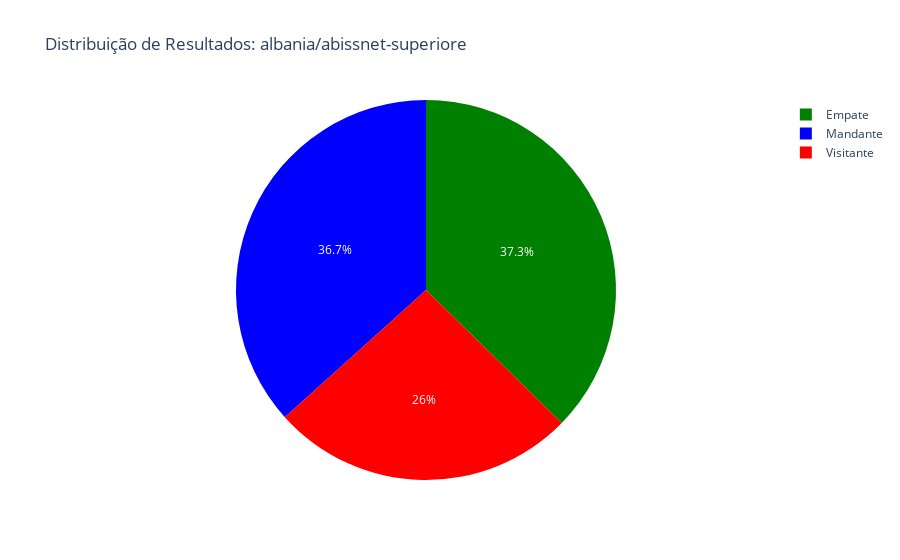
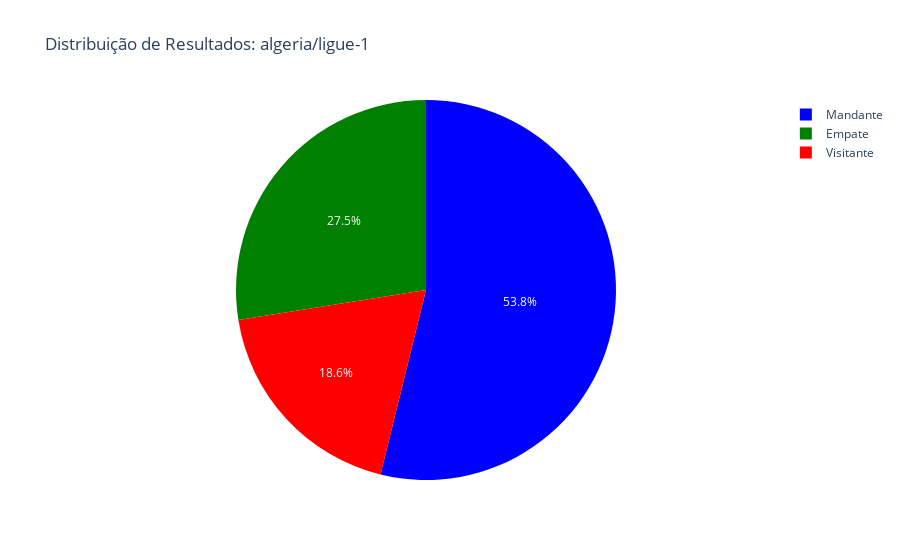
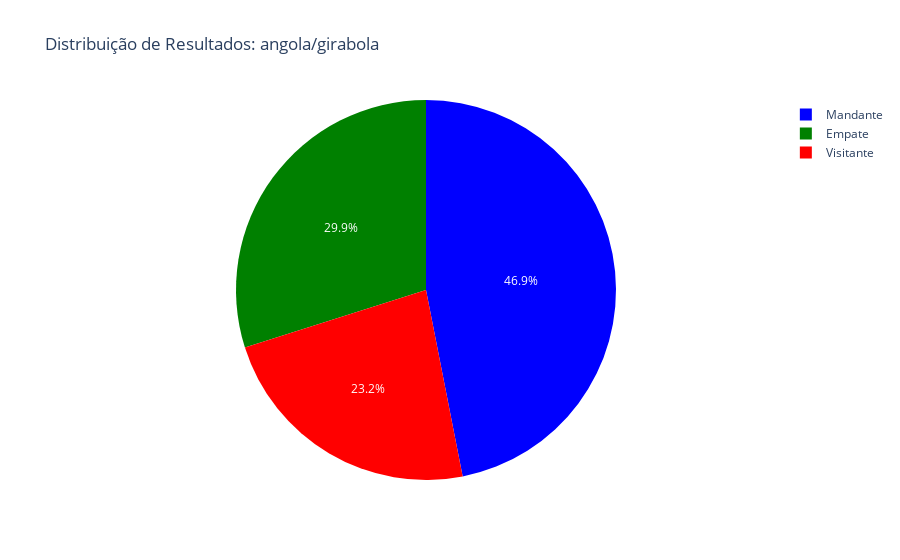
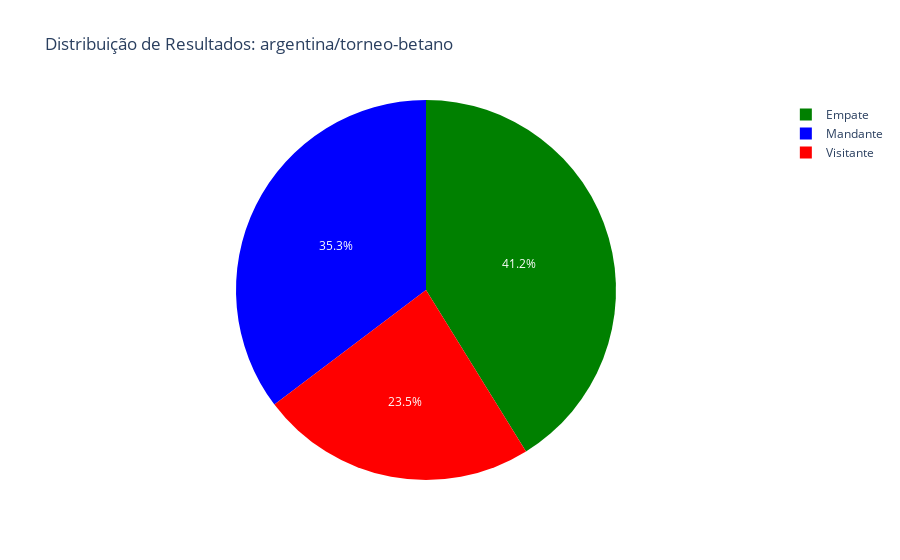

Notebook source saved alongside these figures, in order:
### Code cell
resultados_distribuicao = (
    tabela.groupby(["Championat", "Gangnant"])
    .size()
    .reset_index(name="Quantidade")
)

resultados_distribuicao["Proporção"] = (
    resultados_distribuicao["Quantidade"]
    / resultados_distribuicao.groupby(["Championat"])["Quantidade"].transform("sum")
)

resultados_distribuicao["Resultado"] = resultados_distribuicao["Gangnant"].map(
    {1: "Mandante", 2: "Visitante", 0: "Empate"}
)

cores_resultados = {
    "Mandante": "blue",
    "Visitante": "red",
    "Empate": "green"
}

for campeonato, dados in resultados_distribuicao.groupby("Championat"):
    grafico = px.pie(
        dados,
        names="Resultado",
        values="Proporção",
        title=f"Distribuição de Resultados: {campeonato}",
        color="Resultado", 
        color_discrete_map=cores_resultados, 
    )
    grafico.show()

### Figure 1 — Plotly figure (JSON) as saved in the notebook; plotly's stock layout.template omitted (floating-point values rounded to 4 significant figures)
{"data": [{"customdata": [["Empate"], ["Mandante"], ["Visitante"]], "domain": {"x": [0, 1], "y": [0, 1]}, "hovertemplate": "Resultado=%{customdata[0]}<br>Proporção=%{value}<extra></extra>", "labels": ["Empate", "Mandante", "Visitante"], "legendgroup": "", "marker": {"colors": ["green", "blue", "red"]}, "name": "", "showlegend": true, "type": "pie", "values": [0.3733, 0.3667, 0.26]}], "layout": {"legend": {"tracegroupgap": 0}, "title": {"text": "Distribuição de Resultados: albania/abissnet-superiore"}}}

### Figure 2 — Plotly figure (JSON) as saved in the notebook; plotly's stock layout.template omitted (floating-point values rounded to 4 significant figures)
{"data": [{"customdata": [["Empate"], ["Mandante"], ["Visitante"]], "domain": {"x": [0, 1], "y": [0, 1]}, "hovertemplate": "Resultado=%{customdata[0]}<br>Proporção=%{value}<extra></extra>", "labels": ["Empate", "Mandante", "Visitante"], "legendgroup": "", "marker": {"colors": ["green", "blue", "red"]}, "name": "", "showlegend": true, "type": "pie", "values": [0.2753, 0.5385, 0.1862]}], "layout": {"legend": {"tracegroupgap": 0}, "title": {"text": "Distribuição de Resultados: algeria/ligue-1"}}}

### Figure 3 — Plotly figure (JSON) as saved in the notebook; plotly's stock layout.template omitted (floating-point values rounded to 4 significant figures)
{"data": [{"customdata": [["Empate"], ["Mandante"], ["Visitante"]], "domain": {"x": [0, 1], "y": [0, 1]}, "hovertemplate": "Resultado=%{customdata[0]}<br>Proporção=%{value}<extra></extra>", "labels": ["Empate", "Mandante", "Visitante"], "legendgroup": "", "marker": {"colors": ["green", "blue", "red"]}, "name": "", "showlegend": true, "type": "pie", "values": [0.299, 0.4691, 0.232]}], "layout": {"legend": {"tracegroupgap": 0}, "title": {"text": "Distribuição de Resultados: angola/girabola"}}}

### Figure 4 — Plotly figure (JSON) as saved in the notebook; plotly's stock layout.template omitted (floating-point values rounded to 4 significant figures)
{"data": [{"customdata": [["Empate"], ["Mandante"], ["Visitante"]], "domain": {"x": [0, 1], "y": [0, 1]}, "hovertemplate": "Resultado=%{customdata[0]}<br>Proporção=%{value}<extra></extra>", "labels": ["Empate", "Mandante", "Visitante"], "legendgroup": "", "marker": {"colors": ["green", "blue", "red"]}, "name": "", "showlegend": true, "type": "pie", "values": [0.4118, 0.3529, 0.2353]}], "layout": {"legend": {"tracegroupgap": 0}, "title": {"text": "Distribuição de Resultados: argentina/torneo-betano"}}}
